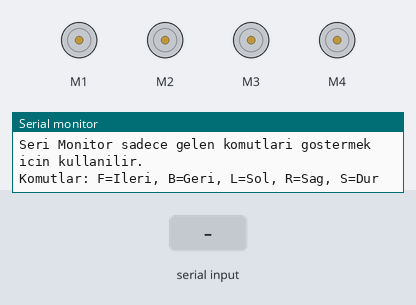
Bench run of a sketch on a simulated Arduino Uno, built with avr-gcc and run on an emulated ATmega328P. Shown: 4 × DC motor (green arrow = forward, orange = backward, longer = faster), the last lines printed to the serial monitor. Inputs (shaded band) come from the test bench.

Above: at 1.3 s.
1.4 s: "F\n" received over the second serial link
At 1.8 s:
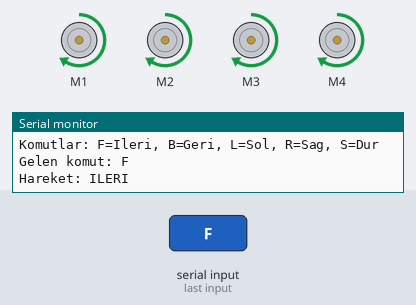
2.9 s: "B\n" received over the second serial link
At 4.1 s:
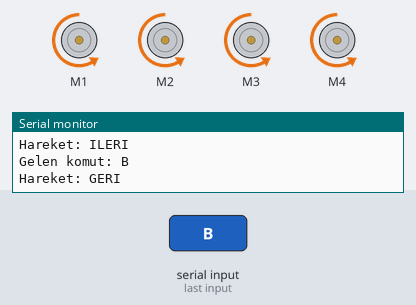
4.4 s: "L\n" received over the second serial link
At 5.3 s:
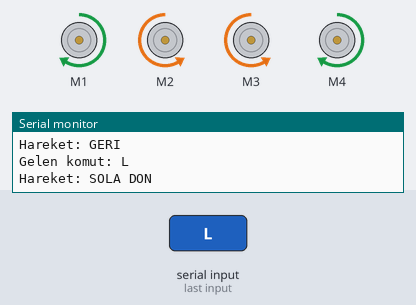
5.9 s: "R\n" received over the second serial link
At 6.4 s:
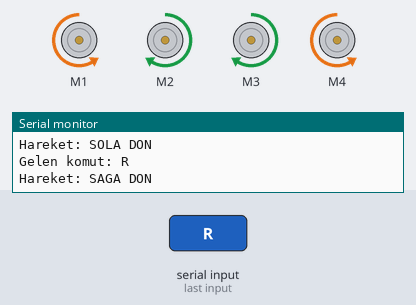
Timing chart, 0 to 8.4 s (numbered marks = the images above; inputs shaded):
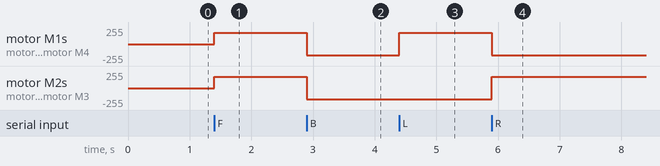

The sketch:

sketch_may21a_bluetooth_terminal_seri_monitor_guncel.ino.ino
```cpp
#include <AFMotor.h>
#include <SoftwareSerial.h>

/*
  4WD Bluetooth Robot Araba - L293D Motor Shield

  Bu kodda komutlar bilgisayardaki Seri Monitör'den değil,
  telefondaki Serial Bluetooth Terminal uygulamasından gönderilir.

  Arduino IDE Seri Monitör sadece gelen komutu görmek ve kontrol etmek için kullanılır.

  Bluetooth bağlantısı:
  HC-05 / HC-06 TX  -> Shield A0   // Arduino RX pini
  HC-05 / HC-06 RX  -> Shield A1   // Arduino TX pini
  HC-05 / HC-06 VCC -> Shield SERVO2 +
  HC-05 / HC-06 GND -> Shield SERVO2 -

  Not:
  Bluetooth modülünün RX pini 3.3V seviyesinde çalıştığı için
  Arduino A1 -> Bluetooth RX hattında gerilim bölücü kullanmak daha güvenlidir.
*/

SoftwareSerial BT(A0, A1);  // RX, TX

AF_DCMotor motor1(1);  // M1
AF_DCMotor motor2(2);  // M2
AF_DCMotor motor3(3);  // M3
AF_DCMotor motor4(4);  // M4

int hiz = 170;  // 0-255 arası hız değeri

void setup() {
  Serial.begin(9600);  // Arduino IDE Seri Monitör
  BT.begin(9600);      // Serial Bluetooth Terminal bağlantısı

  motorlariAyarla();
  dur();

  Serial.println("Bluetooth robot araba hazir.");
  Serial.println("Komutlar telefondaki Serial Bluetooth Terminal uygulamasindan gonderilir.");
  Serial.println("Seri Monitor sadece gelen komutlari gostermek icin kullanilir.");
  Serial.println("Komutlar: F=Ileri, B=Geri, L=Sol, R=Sag, S=Dur");
}

void loop() {
  if (BT.available()) {
    char komut = BT.read();

    if (komut == '\n' || komut == '\r' || komut == ' ') {
      return;
    }

    if (komut >= 'a' && komut <= 'z') {
      komut = komut - 32;
    }

    Serial.print("Gelen komut: ");
    Serial.println(komut);

    if (komut == 'F') {
      Serial.println("Hareket: ILERI");
      ileri();
    }
    else if (komut == 'B') {
      Serial.println("Hareket: GERI");
      geri();
    }
    else if (komut == 'L') {
      Serial.println("Hareket: SOLA DON");
      solaDon();
    }
    else if (komut == 'R') {
      Serial.println("Hareket: SAGA DON");
      sagaDon();
    }
    else if (komut == 'S') {
      Serial.println("Hareket: DUR");
      dur();
    }
    else {
      Serial.println("Bilinmeyen komut. Kullan: F, B, L, R, S");
      dur();
    }
  }
}

void motorlariAyarla() {
  motor1.setSpeed(hiz);
  motor2.setSpeed(hiz);
  motor3.setSpeed(hiz);
  motor4.setSpeed(hiz);
}

void ileri() {
  motorlariAyarla();

  motor1.run(FORWARD);
  motor2.run(FORWARD);
  motor3.run(FORWARD);
  motor4.run(FORWARD);
}

void geri() {
  motorlariAyarla();

  motor1.run(BACKWARD);
  motor2.run(BACKWARD);
  motor3.run(BACKWARD);
  motor4.run(BACKWARD);
}

void sagaDon() {
  motorlariAyarla();

  motor1.run(BACKWARD);
  motor2.run(FORWARD);
  motor3.run(FORWARD);
  motor4.run(BACKWARD);
}

void solaDon() {
  motorlariAyarla();

  motor1.run(FORWARD);
  motor2.run(BACKWARD);
  motor3.run(BACKWARD);
  motor4.run(FORWARD);
}

void dur() {
  motor1.run(RELEASE);
  motor2.run(RELEASE);
  motor3.run(RELEASE);
  motor4.run(RELEASE);
}
```

Measured:
- after the input at 1.4 s, motor M1–4: stopped → forward 170/255 at once
- after the input at 2.9 s, motor M1–4: forward 170/255 → backward 170/255 at once
- after the input at 4.4 s, motor M1, motor M4: backward 170/255 → forward 170/255 at once
- after the input at 5.9 s, motor M1, motor M4: forward 170/255 → backward 170/255 at once; motor M2, motor M3: backward 170/255 → forward 170/255 at once
